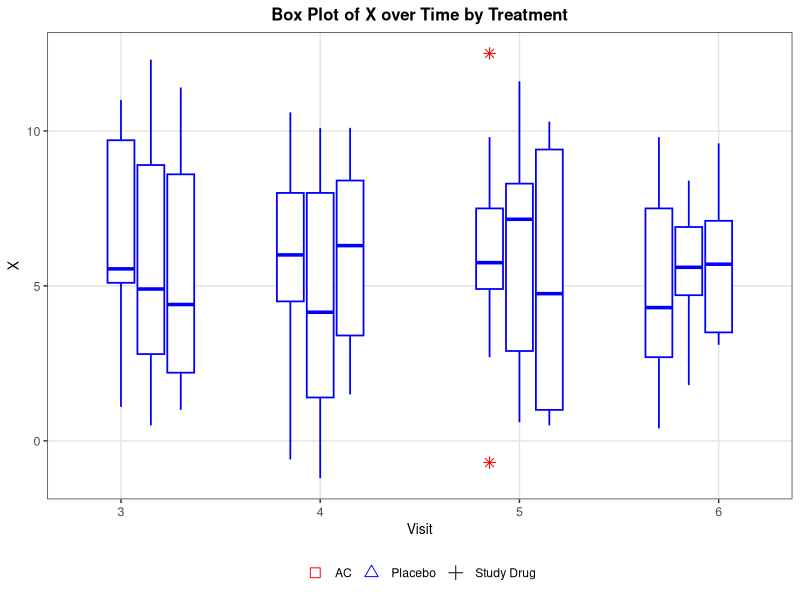

Reproduce this figure in R.
# P031 Boxplot group - R translation of P031_Boxplot_group.sas
# Generates synthetic data using SAS RANUNI/RANNOR logic and produces boxplot

out <- Sys.getenv("OUT_DIR")
if (out == "" || is.na(out)) out <- getwd()
if (!dir.exists(out)) dir.create(out, recursive = TRUE)

# Helper: SAS ROUND half away from zero to nearest unit
sas_round <- function(x, unit) {
  # SAS ROUND(x, unit): round x to nearest multiple of unit, half away from zero
  # unit >0
  ifelse(x >= 0,
         floor(x / unit + 0.5 + 1e-12) * unit,
         ceiling(x / unit - 0.5 - 1e-12) * unit)
}

# Helper: modular multiplication (a*b) mod m without overflow (binary method)
mod_mult <- function(a, b, m) {
  # a,b,m < 2^31, product may overflow double exact integer
  # use binary doubling
  result <- 0
  a_mod <- a %% m
  b_tmp <- b
  while (b_tmp > 0) {
    if (b_tmp %% 2 == 1) {
      result <- (result + a_mod) %% m
    }
    a_mod <- (a_mod * 2) %% m
    b_tmp <- floor(b_tmp / 2)
  }
  result
}

# SAS RANUNI / RANNOR emulation
# RANUNI: seed_{n+1} = (397204094 * seed_n) mod 2147483647, uniform = seed / 2147483647
# RANNOR: Box-Muller, returns one of pair per call, saves second
sas_normals <- function(n, seed_init = 777) {
  m <- 2147483647
  a <- 397204094
  seed <- seed_init
  has_saved <- FALSE
  saved_z <- 0
  out <- numeric(n)
  idx <- 1
  while (idx <= n) {
    if (has_saved) {
      out[idx] <- saved_z
      has_saved <- FALSE
      idx <- idx + 1
    } else {
      # generate two uniforms
      seed <- mod_mult(a, seed, m)
      u1 <- seed / m
      seed <- mod_mult(a, seed, m)
      u2 <- seed / m
      # avoid log(0) - u1 never 0 because seed in 1..m-1
      r <- sqrt(-2 * log(u1))
      theta <- 2 * pi * u2
      z0 <- r * cos(theta)
      z1 <- r * sin(theta)
      out[idx] <- z0
      idx <- idx + 1
      if (idx <= n) {
        # save z1 for next call, but if we need only one more we could still save
        # Actually SAS saves and returns on next call, so we save
        saved_z <- z1
        has_saved <- TRUE
      } else {
        # last element was z0, z1 is discarded (but would be saved for next call beyond n)
        # keep state if needed
        saved_z <- z1
        has_saved <- TRUE
      }
    }
  }
  out
}

# Generate data exactly as SAS DATA X
# DO TRT="Study Drug","Placebo","AC";
# DO J=1 TO 10;
# SUBJID=J+100*(TRT="Study Drug")+200*(TRT="Placebo")+300*(TRT="AC");
# DO VISIT=3 TO 6;
# X=ROUND(J+2*NORMAL(777),0.1);

trt_levels <- c("Study Drug", "Placebo", "AC")
n_per_trt <- 10
visits <- 3:6
total_n <- length(trt_levels) * n_per_trt * length(visits) # 120

norms <- sas_normals(total_n, seed_init = 777)

# Build data frame in SAS loop order
rows <- vector("list", total_n)
k <- 1
for (trt in trt_levels) {
  for (j in 1:10) {
    subjid <- j + 100 * (trt == "Study Drug") + 200 * (trt == "Placebo") + 300 * (trt == "AC")
    for (visit in visits) {
      z <- norms[k]
      x_raw <- j + 2 * z
      x <- sas_round(x_raw, 0.1)
      rows[[k]] <- data.frame(TRT = trt, J = j, SUBJID = subjid, VISIT = visit, X = x, stringsAsFactors = FALSE)
      k <- k + 1
    }
  }
}
X <- do.call(rbind, rows)

# DATA XX
XX <- X
XX$VIS <- NA_real_
for (i in seq_len(nrow(XX))) {
  trt <- XX$TRT[i]
  visit <- XX$VISIT[i]
  if (trt == "Study Drug") vis <- visit
  else if (trt == "Placebo") vis <- visit + 0.15
  else if (trt == "AC") vis <- visit + 0.30
  else vis <- visit
  if (visit %in% c(4,5)) vis <- vis - 0.15
  if (visit == 6) vis <- vis - 0.3
  XX$VIS[i] <- vis
}

# PROC SORT BY VIS
XX <- XX[order(XX$VIS), ]

# Write CSV of plotted data (as SAS dataset)
# Keep variable names similar to SAS: TRT, SUBJID, VISIT, X, VIS
# Also include J for traceability
write.csv(XX[, c("TRT","SUBJID","VISIT","VIS","X")],
          file.path(out, "p031_f_plsr_box_plot.csv"),
          row.names = FALSE, na = "")

# Also write full XX for reference
write.csv(XX, file.path(out, "XX.csv"), row.names = FALSE, na = "")

# Compute SAS PCTLDEF=5 quantiles for boxplot verification
sas_quantile_pctldef5 <- function(x, p) {
  x <- sort(x[!is.na(x)])
  n <- length(x)
  if (n == 0) return(NA_real_)
  if (p <= 0) return(x[1])
  if (p >= 1) return(x[n])
  np <- n * p
  j <- floor(np)
  g <- np - j
  # tolerance for integer check
  if (abs(g) < 1e-12) {
    # g == 0
    if (j == 0) return(x[1])
    if (j >= n) return(x[n])
    return((x[j] + x[j+1]) / 2)
  } else {
    k <- ceiling(np)
    if (k < 1) k <- 1
    if (k > n) k <- n
    return(x[k])
  }
}

# Compute boxplot stats per VIS (which corresponds to TRT*VISIT)
# For display we need per group
library(dplyr)

stats_list <- XX %>%
  group_by(TRT, VISIT, VIS) %>%
  summarise(
    n = n(),
    min = min(X, na.rm=TRUE),
    q1 = sas_quantile_pctldef5(X, 0.25),
    median = sas_quantile_pctldef5(X, 0.5),
    q3 = sas_quantile_pctldef5(X, 0.75),
    max = max(X, na.rm=TRUE),
    mean = mean(X, na.rm=TRUE),
    sd = sd(X, na.rm=TRUE),
    .groups = "drop"
  ) %>%
  mutate(
    iqr = q3 - q1,
    lower_fence = q1 - 1.5 * iqr,
    upper_fence = q3 + 1.5 * iqr
  )

# Determine whiskers and outliers per SAS SCHEMATIC
# lower whisker = smallest observation >= lower_fence
# upper whisker = largest observation <= upper_fence
whiskers <- XX %>%
  group_by(TRT, VISIT, VIS) %>%
  group_modify(function(df, key) {
    q1 <- sas_quantile_pctldef5(df$X, 0.25)
    q3 <- sas_quantile_pctldef5(df$X, 0.75)
    iqr <- q3 - q1
    lf <- q1 - 1.5 * iqr
    uf <- q3 + 1.5 * iqr
    lower_whisker <- min(df$X[df$X >= lf], na.rm=TRUE)
    upper_whisker <- max(df$X[df$X <= uf], na.rm=TRUE)
    # handle case where no observation inside fence (should not happen)
    if (is.infinite(lower_whisker)) lower_whisker <- q1
    if (is.infinite(upper_whisker)) upper_whisker <- q3
    outliers <- df$X[df$X < lf | df$X > uf]
    tibble(lower_whisker = lower_whisker,
           upper_whisker = upper_whisker,
           n_outliers = length(outliers))
  }) %>%
  ungroup()

stats_full <- left_join(stats_list, whiskers, by = c("TRT","VISIT","VIS"))

# Write stats CSV for QC
write.csv(stats_full, file.path(out, "p031_f_plsr_box_plot_stats.csv"), row.names = FALSE, na = "")

# Identify outliers for plotting
outliers_df <- XX %>%
  left_join(stats_full %>% select(TRT, VISIT, VIS, lower_fence, upper_fence), by = c("TRT","VISIT","VIS")) %>%
  filter(X < lower_fence | X > upper_fence)

# Prepare data for ggplot: need factor for VIS with numeric positions
# Use VIS as numeric x, TRT as fill/group
# Create boxplot data frame for geom_boxplot with precomputed stats
box_data <- stats_full %>%
  transmute(
    VIS = VIS,
    TRT = TRT,
    VISIT = VISIT,
    ymin = lower_whisker,
    lower = q1,
    middle = median,
    upper = q3,
    ymax = upper_whisker
  )

# Plot
library(ggplot2)

# Define colors to match SAS SYMBOL statements: Study Drug=PLUS BLACK, Placebo=TRIANGLE BLUE, AC=SQUARE RED
# For boxplot, CBOX=BLUE (box color blue), IDSYMBOL=STAR RED for outliers
# We will use fill white, colour blue for boxes, and outlier colour red

# Map TRT to shape for potential overlay (not strictly needed for boxplot)
shape_map <- c("Study Drug" = 2, "Placebo" = 6, "AC" = 0) # plus=3, triangle=2, square=0 in R pch
color_map <- c("Study Drug" = "black", "Placebo" = "blue", "AC" = "red")

p <- ggplot() +
  # boxplots
  geom_boxplot(
    data = box_data,
    aes(x = VIS, ymin = ymin, lower = lower, middle = middle, upper = upper, ymax = ymax, group = VIS),
    stat = "identity",
    fill = "white",
    colour = "blue",
    linewidth = 0.6,
    outlier.shape = NA
  ) +
  # median line is already drawn; ensure whiskers
  # outliers as red stars
  geom_point(
    data = outliers_df,
    aes(x = VIS, y = X),
    shape = 8, # star
    colour = "red",
    size = 2.5
  ) +
  # optional: show means as plus? SAS BOXCONNECT=MEAN commented out, so not needed
  scale_x_continuous(
    name = "Visit",
    breaks = 3:6,
    limits = c(2.8, 6.2),
    labels = as.character(3:6)
  ) +
  scale_y_continuous(name = "X") +
  ggtitle("Box Plot of X over Time by Treatment") +
  theme_bw() +
  theme(
    plot.title = element_text(hjust = 0.5, face = "bold", size = 12),
    axis.title = element_text(size = 10),
    axis.text = element_text(size = 9),
    panel.grid.major = element_line(colour = "grey90"),
    panel.grid.minor = element_blank(),
    legend.position = "bottom",
    legend.title = element_blank()
  ) +
  # Add legend for TRT via manual points (to mimic SYMBOL1-3)
  geom_point(
    data = data.frame(VIS = rep(NA_real_, 3), X = rep(NA_real_, 3), TRT = trt_levels),
    aes(x = VIS, y = X, shape = TRT, colour = TRT),
    size = 3
  ) +
  scale_shape_manual(values = c("Study Drug" = 3, "Placebo" = 2, "AC" = 0)) +
  scale_colour_manual(values = c("Study Drug" = "black", "Placebo" = "blue", "AC" = "red"))

# Save PNG 9in x 7in as per GOPTIONS HSIZE=9 VSIZE=7, DEV=SASEMF (vector)
# Use 300 dpi
ggsave(file.path(out, "p031_f_plsr_box_plot.png"), plot = p, width = 9, height = 7, units = "in", dpi = 300)

# Also save CSV of plotted data for figure (already done)
# Create TXT rendering of table/figure summary
txt_path <- file.path(out, "p031_f_plsr_box_plot.txt")
sink(txt_path)
cat("Box Plot of X over Time by Treatment\n")
cat("==================================================\n\n")
cat("Figure: Box Plot of X over Time by Treatment\n")
cat("X-axis: Visit (3 to 6)  Y-axis: X\n")
cat("Groups: Study Drug (PLUS black), Placebo (TRIANGLE blue), AC (SQUARE red)\n")
cat("BoxStyle: SCHEMATICID  CBOX=BLUE  IDSYMBOL=STAR RED\n\n")
cat("Data: Synthetic data generated with SAS NORMAL(777) seed\n")
cat(sprintf("Total observations: %d\n", nrow(XX)))
cat(sprintf("Groups: %d boxes (3 treatments x 4 visits, n=10 per box)\n\n", nrow(stats_full)))
cat("Boxplot Statistics (PCTLDEF=5, 1.5*IQR whiskers):\n")
cat("--------------------------------------------------------------------------------------------\n")
cat(sprintf("%-12s %5s %6s %6s %6s %6s %6s %6s %6s %6s %6s\n",
            "TRT","VISIT","VIS","N","Q1","Median","Q3","Mean","SD","LowWhis","UppWhis"))
cat("--------------------------------------------------------------------------------------------\n")
for (i in seq_len(nrow(stats_full))) {
  r <- stats_full[i,]
  cat(sprintf("%-12s %5d %6.2f %6d %6.2f %6.2f %6.2f %6.2f %6.2f %6.2f %6.2f\n",
              r$TRT, r$VISIT, r$VIS, r$n, r$q1, r$median, r$q3, r$mean, r$sd, r$lower_whisker, r$upper_whisker))
}
cat("--------------------------------------------------------------------------------------------\n\n")
cat("Outliers (beyond 1.5*IQR):\n")
if (nrow(outliers_df) == 0) {
  cat("None\n")
} else {
  cat(sprintf("%-12s %5s %6s %6s\n", "TRT","VISIT","VIS","X"))
  for (i in seq_len(nrow(outliers_df))) {
    r <- outliers_df[i,]
    cat(sprintf("%-12s %5d %6.2f %6.1f\n", r$TRT, r$VISIT, r$VIS, r$X))
  }
}
cat("\n")
cat("Note: VIS offsets: Study Drug=VISIT, Placebo=VISIT+0.15, AC=VISIT+0.30\n")
cat("      Adjusted: VISIT 4,5 minus 0.15; VISIT 6 minus 0.30\n")
cat("      Resulting VIS values: 3,3.15,3.30,3.85,4.00,4.15,4.85,5.00,5.15,5.70,5.85,6.00\n")
sink()

# Also ensure a CSV of the plotted data is available under expected name
# Already written as p031_f_plsr_box_plot.csv
# For compatibility, also write with uppercase if needed
# Done
